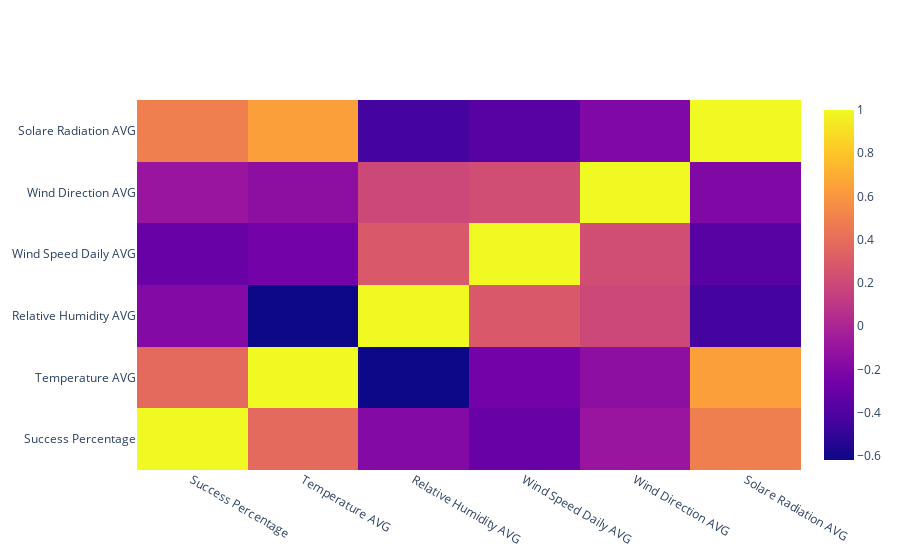

The notebook cell saved with this chart:
### Code cell
# Correlation matrix of features
corr_matrix = input_dc.corr()
fig = go.Figure(data=go.Heatmap(
                    z=np.array(corr_matrix),
                      x=corr_matrix.columns,
                      y=corr_matrix.columns))
fig.show()

### Figure 1 — Plotly figure (JSON) as saved in the notebook; plotly's stock layout.template omitted (floating-point values rounded to 4 significant figures)
{"data": [{"type": "heatmap", "x": ["Success Percentage", "Temperature AVG", "Relative Humidity AVG", "Wind Speed Daily AVG", "Wind Direction AVG", "Solare Radiation AVG"], "y": ["Success Percentage", "Temperature AVG", "Relative Humidity AVG", "Wind Speed Daily AVG", "Wind Direction AVG", "Solare Radiation AVG"], "z": [[1, 0.3826, -0.1883, -0.3024, -0.09197, 0.4904], [0.3826, 1, -0.6194, -0.2549, -0.1418, 0.6386], [-0.1883, -0.6194, 1, 0.2891, 0.1932, -0.4412], [-0.3024, -0.2549, 0.2891, 1, 0.2269, -0.363], [-0.09197, -0.1418, 0.1932, 0.2269, 1, -0.1994], [0.4904, 0.6386, -0.4412, -0.363, -0.1994, 1]]}], "layout": {}}
